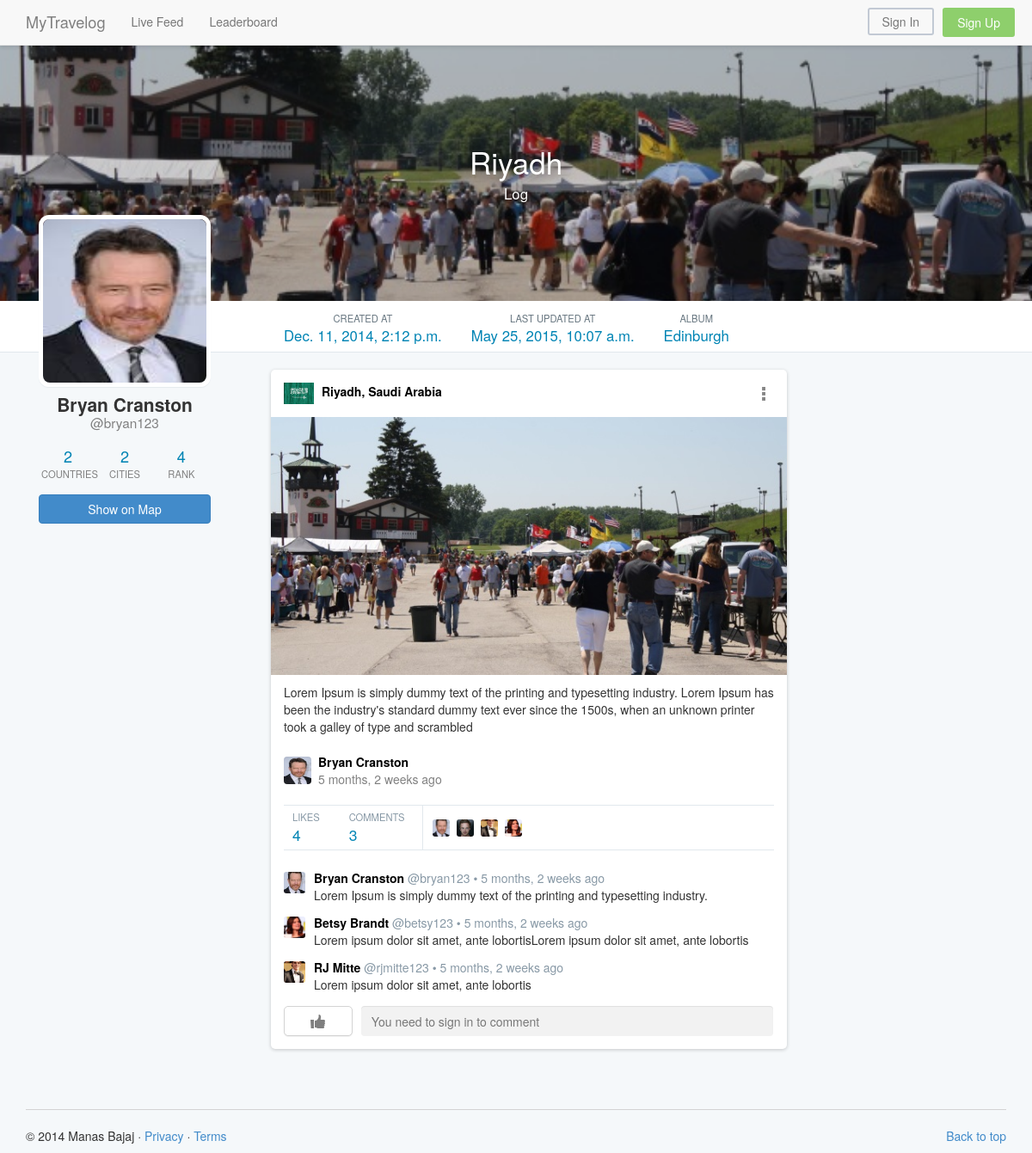
Page /mytravelog/log/34/ on the committed database.
### mytravelog/models/log.py (models this page shows, shortened)
class Log(models.Model):
    user_profile = ForeignKey(UserProfile)
    album = ForeignKey(Album, null=True, blank=True)
    city = ForeignKey(City)
    latitude = models.DecimalField(max_digits=7, decimal_places=4, null=False)
    longitude = models.DecimalField(max_digits=7, decimal_places=4, null=False)
    description = models.CharField(max_length=1000, null=False)
    created_at = models.DateTimeField(auto_now_add=True)
    updated_at = models.DateTimeField(auto_now=True)
    score = models.DecimalField(max_digits=100, decimal_places=7, null=False)
    objects = LogManager()
    class Meta():
        ordering = ['-created_at']

### mytravelog/models/log_picture.py (models this page shows, shortened)
class LogPicture(models.Model):
    log = ForeignKey(Log)
    picture = models.ImageField(upload_to='mytravelog/log_pictures', null=False)

### mytravelog/models/city.py (models this page shows, shortened)
class City(models.Model):
    name = models.CharField(max_length=128, null=False, unique=True)
    url_name = models.CharField(max_length=128, null=False)
    country_name = models.CharField(max_length=128, null=False)
    country_url_name = models.CharField(max_length=128, null=False)
    tourist_count = models.IntegerField(max_length=128, null=False)
    tourist_growth = models.DecimalField(max_digits=4, decimal_places=1, null=False)
    description = models.CharField(max_length=2500, null=False)
    rank = models.IntegerField(max_length=10, null=False, default=-1)

### mytravelog/models/album.py (models this page shows, shortened)
class Album(models.Model):
    user_profile = models.ForeignKey(UserProfile)
    name = models.CharField(max_length=128, null=False)
    url_name = models.CharField(max_length=128, null=False)
    start_date = models.DateField(max_length=128, null=False)
    end_date = models.DateField(max_length=128, null=False)
    cover_picture = models.ImageField(upload_to='mytravelog/cover_pictures', blank=True, default='/media/mytravelog/cover_pictures/default_cover_picture.png')
    created_at = models.DateTimeField(auto_now_add=True)
    updated_At = models.DateTimeField(auto_now=True)
    objects = AlbumManager()
    class Meta():
        unique_together = ('user_profile', 'name')
        ordering = ['-created_at']

### mytravelog/models/user_profile.py (models this page shows, shortened)
class UserProfile(models.Model):
    user = models.OneToOneField(User)
    city_count = models.IntegerField(max_length=10, null=False, default=0)
    country_count = models.IntegerField(max_length=10, null=False, default=0)
    rank = models.IntegerField(max_length=10, null=False, default=-1)
    profile_picture = models.ImageField(upload_to='mytravelog/profile_pictures', blank=True, default='/media/mytravelog/profile_pictures/default_profile_picture.png')
    cover_picture = models.ImageField(upload_to='mytravelog/cover_pictures', blank=True, default='/media/mytravelog/cover_pictures/default_cover_picture.png')

### mytravelog/models/like.py (models this page shows, shortened)
class Like(models.Model):
    log = ForeignKey(Log)
    liker_user_profile = ForeignKey(UserProfile)
    created_at = models.DateTimeField(auto_now_add=True)
    class Meta():
        ordering = ['-created_at']

### mytravelog/models/comment.py (models this page shows, shortened)
class Comment(models.Model):
    log = ForeignKey(Log)
    commenter_user_profile = ForeignKey(UserProfile)
    body = models.CharField(max_length=1000)
    created_at = models.DateTimeField(auto_now_add=True)
    class Meta():
        ordering = ['created_at']

### mytravelog/views/log.py (the view)
# urls.py: url(r'^log/(?P<log_id>\w+)/$', log.show_log),
def show_log(request, log_id):
    requested_log = [get_object_or_404(Log, id=log_id)]
    current_user = request.user
    current_user_profile = None
    if current_user.is_authenticated():
        current_user_profile = UserProfile.objects.get(user=current_user)
    requested_user_profile = requested_log[0].user_profile
    requested_user = requested_user_profile.user
    Log.objects.attach_additional_info_to_logs(requested_log, current_user_profile)
    requested_user_albums = Album.objects.filter(user_profile=requested_user_profile)
    can_follow = False
    is_followed = False
    if current_user != requested_user and current_user_profile is not None:
        can_follow = True
        is_followed = Follower.objects.is_requested_user_followed_by_current_user(requested_user_profile, current_user_profile)
    can_edit_profile = False
    if current_user == requested_user:
        can_edit_profile = True
    data_dict = {
        'requested_user': requested_user,
        'requested_user_profile': requested_user_profile,
        'current_user_profile': current_user_profile,
        'requested_user_albums': requested_user_albums,
        'requested_log': requested_log,
        'can_follow': can_follow,
        'is_followed': is_followed,
        'can_edit_profile': can_edit_profile
    }
    return render(request, 'mytravelog/user_log.html', data_dict)

### selp/templates/mytravelog/user_log.html (shortened to what this page needs)
{% extends 'mytravelog/master/user_base.html' %}
{% load static %}
{% block head_block %}
    <link href="{% static 'mytravelog/css/base_user.css' %}" rel="stylesheet" type="text/css">
    <link href="{% static 'mytravelog/css/logs.css' %}" rel="stylesheet" type="text/css">
{% endblock %}
{% block cover_picture_block %}
    <div class="cover-picture log-cover-picture" style="background-image: url({{ requested_log.0.pictures.0.picture.url }})">
        <div class="mask">
            <div class="title-container">
                <p class="log-city-name">{{ requested_log.0.city.name }}</p>
                <p class="log-label">Log</p>
            </div>
        </div>
    </div>
{% endblock %}
{% block tabs-or-stats-block %}
    <div class="stat">
        <p class="stat-name">Created At</p>
        <p class="value">{{ requested_log.0.created_at }}</p>
    </div>
    <div class="stat">
        <p class="stat-name">Last Updated At</p>
        <p class="value">{{ requested_log.0.updated_at }}</p>
    </div>
    {% if requested_log.0.album %}
        <a class="stat" href="/mytravelog/album/{{ requested_log.0.album.id }}/">
            <p class="stat-name">Album</p>
            {% if requested_log.0.album.name|length > 20 %}
                <p class="value">{{ requested_log.0.album.name|slice:":17" }}...</p>
            {% else %}
                <p class="value">{{ requested_log.0.album.name }}</p>
            {% endif %}
        </a>
    {% else %}
        <div class="stat">
            <p class="stat-name">Album</p>
            <p class="value">None</p>
        </div>
    {% endif %}
{% endblock %}
{% block right_column_block %}
    <div class="main-log-container">
        {% include 'mytravelog/logs.html' with requested_user_logs=requested_log %}
    </div>
{% endblock %}

### selp/templates/mytravelog/master/user_base.html (shortened to what this page needs)
{% extends 'mytravelog/master/base_main.html' %}
{% load static %}
{% block body_block %}
    {% block cover_picture_block %}
    {% endblock %}
    <div class="tabs-or-stats-bar">
        <div class="container">
            <div class="col-lg-3">
            </div>
            <div class="col-lg-9">
                <div class="row">
                    <div class="tabs-or-stats-container">
                        {% block tabs-or-stats-block %}
                        {% endblock %}
                    </div>
                </div>
            </div>
        </div>
    </div>
    <div class="container main-user-container">
        <div class="col-lg-3">
            <div class="profile-picture-container">
                <img class="profile-picture" src="{{ requested_user_profile.profile_picture.url }}">
            </div>
            <p class="full-name">{{ requested_user_profile.user.get_full_name }}</p>
            <p class="username">@{{ requested_user_profile.user.username }}</p>
            <div class="left-column">
                <div class="travel-stats-container">
                    <div class="stat-container">
                        <p class="count">{{ requested_user_profile.city_count }}</p>
                        <p class="title">Countries</p>
                    </div>
                    <div class="stat-container">
                        <p class="count">{{ requested_user_profile.country_count }}</p>
                        <p class="title">Cities</p>
                    </div>
                    <div class="stat-container">
                        {% if requested_user_profile.rank == -1 %}
                            <p class="count">N/A</p>
                        {% else %}
                            <p class="count">{{ requested_user_profile.rank }}</p>
                        {% endif %}
                        <p class="title">Rank</p>
                    </div>
                    <button class="btn btn-primary world-map-button" id="show-on-map-button" data-requested-user-username="{{ requested_user.username }}" data-requested-user-first-name="{{ requested_user.first_name }}">Show on Map</button>
                </div>
            </div>
        </div>
        <div class="col-lg-9 right-column-container">
            <div class="right-column">
                {% block right_column_block %}
                {% endblock %}
            </div>
        </div>
    </div>
{% endblock %}

### selp/templates/mytravelog/logs.html (shortened to what this page needs)
{% load static %}
{% load humanize %}
<div class="logs-container">
    {% for log in requested_user_logs %}
        <div class="log default-box-shadow" data-id="{{ log.id }}" data-location="{{ log.city.name }}, {{ log.city.country_name }}" data-latitude="{{ log.latitude }}" data-longitude="{{ log.longitude }}" data-album-name="{{ log.album.name }}" data-description="{{ log.description }}" data-created-at="{{ log.created_at }}">
            <div class="header">
                <a href="/mytravelog/city/{{ log.city.url_name }}/">
                    <img class="country-flag" src="{% static 'mytravelog/imgs/flags/'|add:log.city.country_url_name|add:'.jpg' %}">
                </a>
                <a href="/mytravelog/city/{{ log.city.url_name }}/" class="location">{{ log.city.name }}, {{ log.city.country_name }}</a>
                <div class="overflow-button"></div>
            </div>
            {% if log.pictures|length > 0 %}
                <div class="log-pictures-container">
                    {% if log.pictures|length == 1 %}
                        <div class="log-picture log-picture-full" data-url="{{ log.pictures.0.picture.url }}" data-id="{{ log.pictures.0.id }}" style="background-image: url('{{ log.pictures.0.picture.url }}')">
                            <div class="mask"></div>
                        </div>
                    {% endif %}
                </div>
            {% endif %}
            <p class="description">{{ log.description }}</p>
            <div class="user-info-container">
                <a href="/mytravelog/user/{{ log.user_profile.user.username }}">
                    <img class="profile-picture" src="{{ log.user_profile.profile_picture.url }}">
                </a>
                <div class="name-and-timestamp-container">
                    <a href="/mytravelog/user/{{ log.user_profile.user.username }}" class="name">{{ log.user_profile.user.get_full_name }}</a>
                    <p class="timestamp">{{ log.created_at|naturaltime }}</p>
                </div>
            </div>
            <div class="like-and-comment-count-container">
                <div class="like-count-container">
                    <p class="title">Likes</p>
                    <p class="count">{{ log.likes.count }}</p>
                </div>
                <div class="comment-count-container">
                    <p class="title">Comments</p>
                    <p class="count">{{ log.comments.count }}</p>
                </div>
                <div class="liker-profile-pictures">
                    {% for like in log.likes %}
                        <a href="/mytravelog/user/{{ like.liker_user_profile.user.username }}/" data-toggle="tooltip" title="{{ like.liker_user_profile.user.username }}">
                            <div class="liker-profile-picture" style="background-image: url('{{ like.liker_user_profile.profile_picture.url }}')"></div>
                        </a>
                    {% endfor %}
                </div>
            </div>
            <div class="like-and-comment-container">
                <div class="comment-container">
                    {% for comment in log.comments %}
                        <div class="comment">
                            <a href="/mytravelog/user/{{ comment.commenter_user_profile.user.username }}/">
                                <div class="comment-profile-picture" style="background-image: url('{{ comment.commenter_user_profile.profile_picture.url }}/')"></div>
                            </a>
                            <div class="comment-content">
                                <div class="comment-header">
                                    <a class="comment-full-name" href="/mytravelog/user/{{ comment.commenter_user_profile.user.username }}/">{{ comment.commenter_user_profile.user.get_full_name }}</a>
                                    <a class="comment-username" href="/mytravelog/user/{{ comment.commenter_user_profile.user.username }}/">@{{ comment.commenter_user_profile.user.username }}</a>
                                    <p class="comment-timestamp">• {{ comment.created_at|naturaltime }}</p>
                                </div>
                                <p class="comment-body">{{ comment.body }}</p>
                            </div>
                        </div>
                    {% endfor %}
                </div>
                {% if current_user_profile %}
                    {% if log.liked %}
                        <button class="like-log-button like-log-button-active" data-log-id="{{ log.id }}"></button>
                        <input class="form-control comment-log-input" data-log-id="{{ log.id }}" type="text" placeholder="Say something nice..." autocomplete="off" required="true">
                    {% else %}
                        <button class="like-log-button" data-log-id="{{ log.id }}"></button>
                        <input class="form-control comment-log-input" data-log-id="{{ log.id }}" type="text" placeholder="Say something nice..." autocomplete="off" required="true">
                    {% endif %}
                {% else %}
                    <button class="like-log-button" data-log-id="{{ log.id }}" disabled></button>
                    <input class="form-control comment-log-input" type="text" data-log-id="{{ log.id }}" placeholder="You need to sign in to comment" autocomplete="off" required="true" disabled>
                {% endif %}
            </div>
        </div>
    {% endfor %}
</div>

### rows in the picture
Log: picture (picture), city.name "Riyadh", created_at "Dec. 11, 2014, 2:12 p.m.", updated_at "May 25, 2015, 10:07 a.m.", album.name "Edinburgh", city.country_url_name (picture), city.country_name "Saudi Arabia", pictures.0.picture (picture), description "Lorem Ipsum is simply dummy text of the printing and typesetting industry. Lorem Ipsum has been the industry's standard dummy text ever since the 1500s, when an unknown printer took a galley of type and scrambled", user_profile.profile_picture (picture), user_profile.user.get_full_name "Bryan Cranston", created_at "5 months, 2 weeks ago", likes.count "4", comments.count "3"
UserProfile: profile_picture (picture), user.get_full_name "Bryan Cranston", user.username "bryan123", city_count "2", country_count "2", rank "4"
Like: liker_user_profile.profile_picture (picture)
Like: liker_user_profile.profile_picture (picture)
Like: liker_user_profile.profile_picture (picture)
Like: liker_user_profile.profile_picture (picture)
Comment: commenter_user_profile.profile_picture (picture), commenter_user_profile.user.get_full_name "Bryan Cranston", commenter_user_profile.user.username "bryan123", created_at "5 months, 2 weeks ago", body "Lorem Ipsum is simply dummy text of the printing and typesetting industry."
Comment: commenter_user_profile.profile_picture (picture), commenter_user_profile.user.get_full_name "Betsy Brandt", commenter_user_profile.user.username "betsy123", created_at "5 months, 2 weeks ago", body "Lorem ipsum dolor sit amet, ante lobortisLorem ipsum dolor sit amet, ante lobortis"
Comment: commenter_user_profile.profile_picture (picture), commenter_user_profile.user.get_full_name "RJ Mitte", commenter_user_profile.user.username "rjmitte123", created_at "5 months, 2 weeks ago", body "Lorem ipsum dolor sit amet, ante lobortis"
